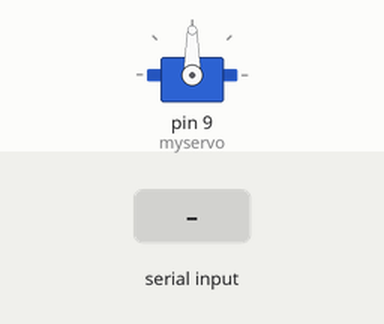
Recording of a sketch running on a simulated Arduino Uno, built with avr-gcc and run on an emulated ATmega328P. Parts: servo. The test bench sets the inputs (shaded band).

Above: at 1.2 s.
1.3 s: "U" received over Serial
At 2.3 s:
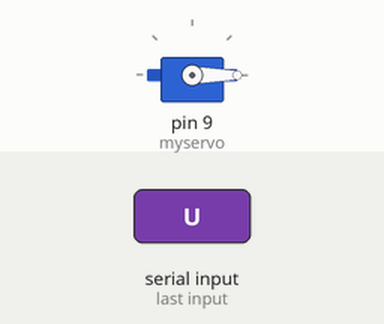
2.8 s: "L" received over Serial
At 3.4 s:
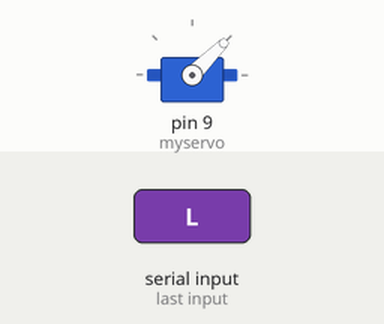
4.3 s: "R" received over Serial
At 4.6 s:
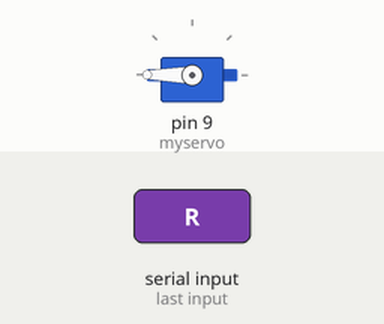
5.8 s: "B" received over Serial
At 6.9 s:
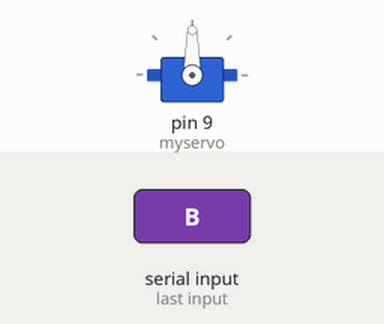
Timing chart, 0 to 8.3 s (numbered marks = the images above; inputs shaded):
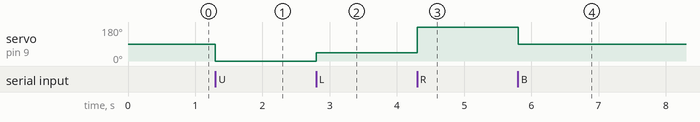

Measured:
- after the input at 1.3 s, servo on pin 9 (myservo): 90° → 0° at once
- after the input at 2.8 s, servo on pin 9 (myservo): 0° → 45° at once
- after the input at 4.3 s, servo on pin 9 (myservo): 45° → 180° at once
- after the input at 5.8 s, servo on pin 9 (myservo): 180° → 90° at once

The sketch:

servopython.ino
```cpp
#include <Servo.h>

Servo myservo;  // create servo object to control a servo
int incomingByte;      // a variable to read incoming serial data into
void setup() {
  // initialize serial communication:
  Serial.begin(9600);
  // initialize the servo pin as an output:
  myservo.attach(9);
}

void loop() {
  // see if there's incoming serial data:
  if (Serial.available() > 0) {
    // read the oldest byte in the serial buffer:
    incomingByte = Serial.read();

    // if it's a capital U (ASCII 72), move servo 0 position:
    if (incomingByte == 'U') {
      myservo.write(0);                  // sets the servo position according to the scaled value
      delay(15);
    }

    // if it's a capital L (ASCII 72), move servo 45 position:
    if (incomingByte == 'L') {
      myservo.write(45);                  // sets the servo position according to the scaled value
      delay(15);
    }
    // if it's a capital B (ASCII 72), move servo 45 position:
    if (incomingByte == 'B') {
      myservo.write(90);                  // sets the servo position according to the scaled value
      delay(15);
    }


    // if it's a capital R (ASCII 72), move servo 45 position:
    if (incomingByte == 'R') {
      myservo.write(180);                  // sets the servo position according to the scaled value
      delay(15);
    }
  }
}
```
